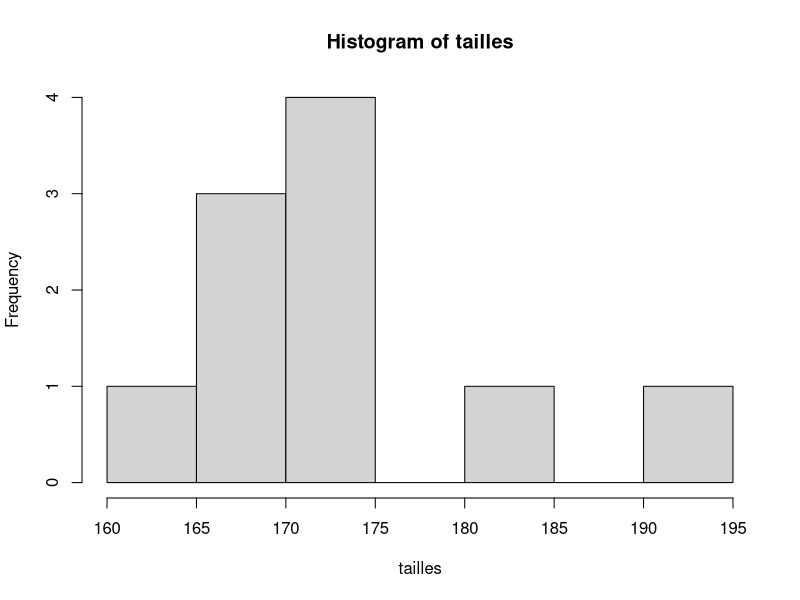
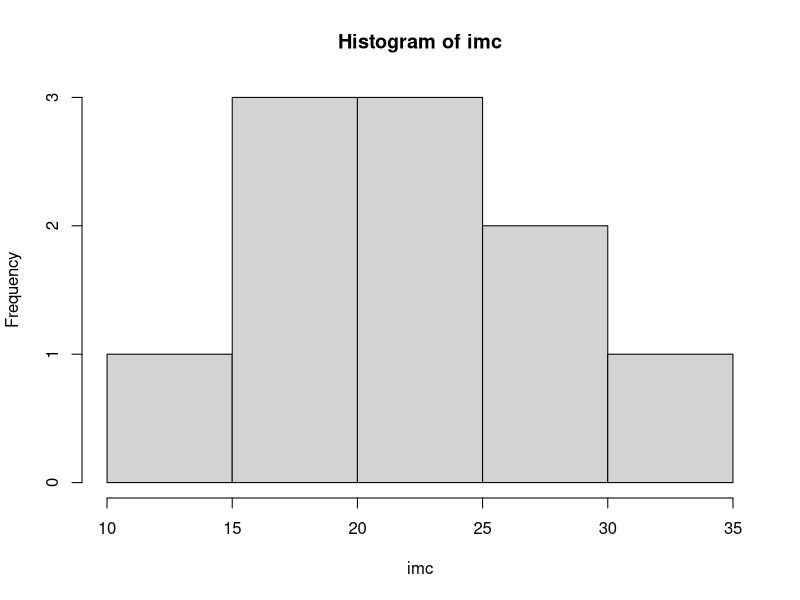

Reproduce these figures in R, in order.
2 + 3
14 * 25
-3/10
2.45/34.4
1-sqrt(2)
sort(c(2,5,1,3))
x <- 2
x
tailles <- c(167, 192, 173, 174, 172, 167, 171, 185, 163, 170)
tailles
length(tailles) #longueur 
mean(tailles) #moyenne 
var(tailles) #variance 
sd(tailles) #ecart-type
summary(tailles)
hist(tailles)
tailles.m <- tailles/100
tailles^2
sin(tailles)
poids <- c(86, 74, 83, 50, 78, 66, 66, 51, 50, 55)
length(poids)
sd(poids)
summary(poids)
imc<-poids/tailles.m^2
imc
hist(imc)
donnees<-data.frame(tailles,poids,imc)
